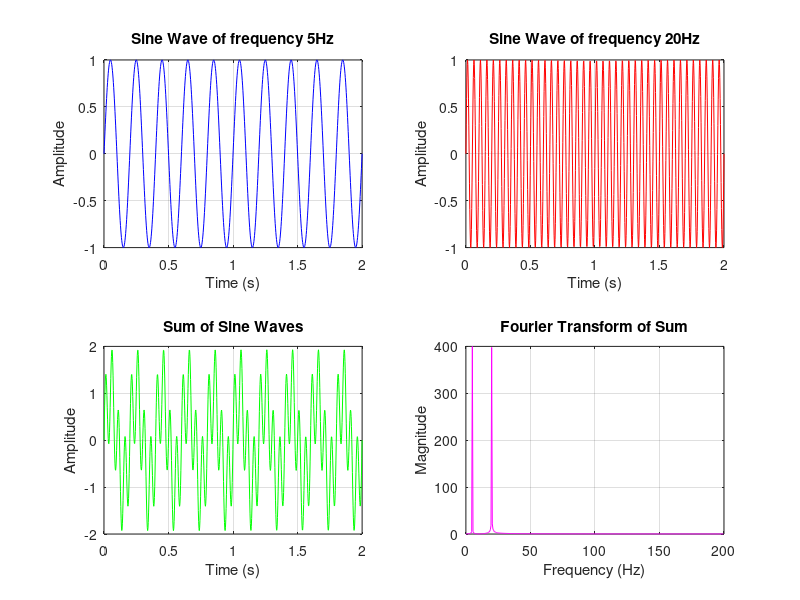

This figure's MATLAB source: (Note: this script raises an error after producing the figure.)

f1 = 5; 
f2 = 20; 
A = 1;
duration = 2;
fs = (max(f1,f2))*20; 

t = linspace(0, duration, duration * fs);


sine_wave1 = A * sin(2 * pi * f1 * t);
sine_wave2 = A * sin(2 * pi * f2 * t);


sum_wave = sine_wave1 + sine_wave2;


ft=abs( fft(sum_wave));
ft= ft(1:length(ft)/2+1);
f=(0:length(ft)-1)*fs/(2*length(ft));


subplot(2,2,1);
plot(t, sine_wave1, 'b');
xlabel('Time (s)');
ylabel('Amplitude');
title('Sine Wave of frequency 5Hz');
grid on;

subplot(2,2,2);
plot(t, sine_wave2, 'r');
xlabel('Time (s)');
ylabel('Amplitude');
title('Sine Wave of frequency 20Hz');
grid on;

subplot(2,2,3);
plot(t, sum_wave, 'g');
xlabel('Time (s)');
ylabel('Amplitude');
title('Sum of Sine Waves');
grid on;

subplot(2,2,4);

plot(f,ft, 'm');
xlabel('Frequency (Hz)');
ylabel('Magnitude');
title('Fourier Transform of Sum');
grid on;


sgtitle('Anish Ojha: Sinusoids and Fourier Transform');
